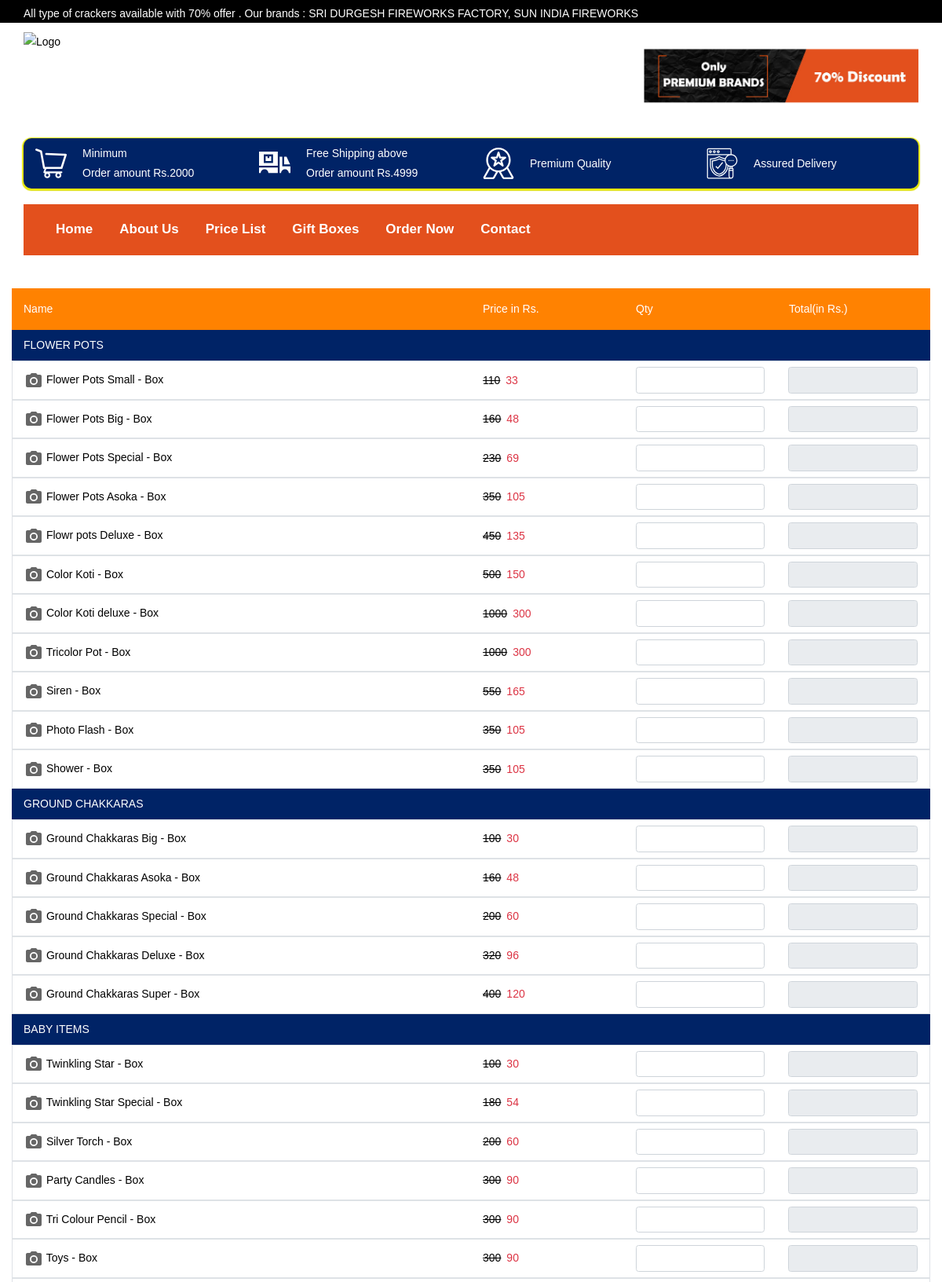
The page / (upper part) on the database its author committed.
### tables this page shows
CREATE TABLE `tbl_category` (
  `Cid` int(100) NOT NULL,
  `category` text NOT NULL,
  `varstatus` varchar(20) NOT NULL,
  `date` date NOT NULL
);

CREATE TABLE `tbl_product` (
  `Pid` int(100) NOT NULL,
  `categoryid` int(100) NOT NULL,
  `product` text NOT NULL,
  `um_type` varchar(100) NOT NULL,
  `product_image` varchar(100) NOT NULL,
  `original_price` int(100) NOT NULL,
  `offer_price` int(100) NOT NULL,
  `varstatus` varchar(50) NOT NULL,
  `date` date NOT NULL
);

### index.php (the view, shortened to what this page needs)
<?php
include("asradmin/include/db_connect.php");
?>
<!DOCTYPE html>
<html dir="ltr" lang="en-US">
<head>
<link href="css2" rel="stylesheet" onload="this.onload=null;this.rel=&#39;stylesheet&#39;">
<link href="plugins.css" rel="stylesheet" type="text/css">
<link href="style.css" rel="stylesheet" type="text/css">
<link rel="stylesheet" href="floating-wpp.min.css">
<link href="sweetalert2.css" rel="stylesheet" type="text/css">
</head>
<body class="" style="overflow: auto;">
<div id="page" class="page clearfix">
  <div class="topheader ">
    <div class="container">
      <div class="row">
        <div class="col-md-12">
          <marquee class="marquee">
          All type of crackers available with 70% offer . Our brands : SRI DURGESH FIREWORKS FACTORY, SUN INDIA FIREWORKS
          </marquee>
        </div>
      </div>
    </div>
  </div>
  <header class="header">
    <div class="main">
      <div class="container ">
        <div class="row">
          <div class="col-12 col-sm-6 text-center text-sm-left"> <a href="index.php" class="logo"> <img alt="Logo" src="headerlogo.jpg" > </a> </div>
           <div class="col-12 col-sm-6 d-flex align-items-center justify-content-center justify-content-sm-end"> <a href="https://web.whatsapp.com/send?text=dfd&phone=917373045517
" target="_blank"> <img alt="header right" class="header_img_right" src="images/headcontact.png" style="width: 350px; height:127px;"> </a> </div>
        </div>
      </div>
    </div>
  </header>
  <div class="container ">
    <div class="row bg-red text-white ml-0 mr-0">
      <div class="col-6 col-md-3 pt-2 pb-2 d-flex align-items-center justify-content-start">
        Minimum<br>
        Order amount Rs.2000 </div>
      <div class="col-6 col-md-3 pt-2 pb-2 d-flex align-items-center justify-content-start">
        <div> Free Shipping <span class="d-none d-sm-inline">above</span><br>
          Order amount Rs.4999</div>
      </div>
      <div class="col-6  col-sm-3 pt-2 pb-2 d-flex align-items-center justify-content-start">
        Premium Quality </div>
      <div class="col-6 col-sm-3 pt-2 pb-2 d-flex align-items-center justify-content-start">
        Assured Delivery </div>
    </div>
  </div>
  <div class="container mb-5">
  <nav class="navbar navbar-expand-lg navbar-dark bg-dark1">
              <div class="collapse navbar-collapse" id="navbarNavAltMarkup">
                  <div class="navbar-nav">
                      <a class="nav-item nav-link active" href="./index.php">Home <span class="sr-only">(current)</span></a>
                      <a class="nav-item nav-link" href="./about-us.php">About Us</a>
                      <a class="nav-item nav-link" href="./price-list.php">Price List</a>
                      <a class="nav-item nav-link" href="./gift-boxes.php">Gift Boxes</a>
                      <a class="nav-item nav-link" href="./index.php">Order Now</a>
                      <a class="nav-item nav-link" href="./contact.php">Contact</a>
                  </div>
                </div>
             </nav>
</div>
  <form method="POST" action="" accept-charset="UTF-8" name="formorder" id="update_form" enctype="multipart/form-data" class="form-vertical
validate_form" autocomplete="off" novalidate="novalidate">
    <div class="container mb-5">
      <div class="row bg-dark text-white">
        <div class="col-6 pt-3 pb-3"> Name </div>
        <div class="col-2 d-none d-sm-block  pt-3 pb-3"> Price in Rs. </div>
        <div class="col-3 col-sm-2 pt-3 pb-3"> Qty </div>
        <div class="col-3 col-sm-2  pt-3 pb-3"> Total(in Rs.) </div>
      </div>
  <?php
$objResult = mysqli_query($mysqli,"SELECT * FROM tbl_category");
while($Fetch       = mysqli_fetch_array($objResult))
{
	$categoryid=$Fetch['Cid'];
  ?>
      <div class="row bgRed text-white">
        <div class="col-12  pt-2 pb-2"> <?php echo $Fetch['category']; ?> </div>
      </div>
       <?php
$objResult1 = mysqli_query($mysqli,"SELECT * FROM tbl_product where categoryid='$categoryid'");
while($Fetch1       = mysqli_fetch_array($objResult1))
{
  ?>
      <div class="row border-1  pt-2 pb-2 align-items-center border">
        <div class="col-6 "> <a class="popup-link" href="images/gallery/<?php echo $Fetch1['product_image'];?>">
           <?php echo $Fetch1['product']; ?> - <?php echo $Fetch1['um_type']; ?>
          </a> </div>
        <div class="col-2 d-none d-sm-block"> <del><?php echo $Fetch1['original_price']; ?></del><span class="text-danger pl-2 "><?php echo $Fetch1['offer_price']; ?></span> </div>
        <div class="col-3 col-sm-2">
          <input type="number" name="qty[]" id="qty_<?php echo $Fetch1['Pid']; ?>" oninput="change_qty(<?php echo $Fetch1['Pid']; ?>)" class="form-control">
        </div>
        <div class="col-3 col-sm-2">
          <input type="number" name="total[]" id="total_<?php echo $Fetch1['Pid']; ?>" class="form-control" readonly="">
        </div>
      </div>
 <?php
}
}
?>
    </div>
  </form>
</div>
</body>
</html>

### style.css (style rules this page uses)
* { margin: 0px; padding: 0px; border: none; outline: none; }
html, body { font-size: 14px; font-weight: 400; }
body { background-color: #ffffff; font-family: "Poppins", sans-serif; color: #000; line-height: 1.8; }
a, a:focus, a:hover { text-decoration: none; color: inherit; -webkit-transition: all .3s; transition: all .3s }
.bgRed { background: #002366; }
.logo { max-height: 60px; border-radius: 5px; padding: 2px 0px; }
.header { background: #fff; border-bottom: 0px; }
.navbar-nav a { display: block; color: #ffffff!important; text-align: center; padding: 10px 10px; font-size: 17px; margin-right: 20px; font-weight: bold; }
.bg-red { background: #002366; min-height: 60px; margin-top: 20px; margin-bottom: 20px; border-radius: 10px; -webkit-box-shadow: 0px 1px 1px 2px rgba(230,230,14,1); -moz-box-shadow: 0px 1px 1px 2px rgba(230,230,14,1); box-shadow: 0px 1px 1px 2px rgba(230,230,14,1); }
.bg-red svg { width: 40px; margin-right: 20px; fill:#fff; height: auto; }
.logo img { margin: 5px 0px; }
@media (min-width: 992px) { .navbar-expand-lg .navbar-nav { position: relative; } }
@media (min-width: 1200px) { .container { max-width: 1170px; } }
.topheader { background: #000; line-height: 22px; color:#fff; }
.topheader .marquee { line-height: 24px; margin-top:5px; }
.form-control::placeholder { color:#999;opacity:1 }
@media (min-width: 768px) { .navbar-expand-lg .navbar-collapse { padding-left: 20px; } }
.logo img { max-height:105px; }

### index.php (style rules this page uses)
.logo img { margin-top:12px; }

### rows shown on the page
tbl_category: category "FLOWER POTS"
tbl_product: product "Flower Pots Small", um_type "Box", original_price "110", offer_price "33"
tbl_product: product "Flower Pots Big", um_type "Box", original_price "160", offer_price "48"
tbl_product: product "Flower Pots Special", um_type "Box", original_price "230", offer_price "69"
tbl_product: product "Flower Pots Asoka", um_type "Box", original_price "350", offer_price "105"
tbl_product: product "Flowr pots Deluxe", um_type "Box", original_price "450", offer_price "135"
tbl_product: product "Color Koti", um_type "Box", original_price "500", offer_price "150"
tbl_product: product "Color Koti deluxe", um_type "Box", original_price "1000", offer_price "300"
tbl_product: product "Tricolor Pot", um_type "Box", original_price "1000", offer_price "300"
tbl_product: product "Siren", um_type "Box", original_price "550", offer_price "165"
tbl_product: product "Photo Flash", um_type "Box", original_price "350", offer_price "105"
tbl_product: product "Shower", um_type "Box", original_price "350", offer_price "105"
tbl_category: category "GROUND CHAKKARAS"
tbl_product: product "Ground Chakkaras Big", um_type "Box", original_price "100", offer_price "30"
tbl_product: product "Ground Chakkaras Asoka", um_type "Box", original_price "160", offer_price "48"
tbl_product: product "Ground Chakkaras Special", um_type "Box", original_price "200", offer_price "60"
tbl_product: product "Ground Chakkaras Deluxe", um_type "Box", original_price "320", offer_price "96"
tbl_product: product "Ground Chakkaras Super", um_type "Box", original_price "400", offer_price "120"
tbl_category: category "BABY ITEMS"
tbl_product: product "Twinkling Star", um_type "Box", original_price "100", offer_price "30"
tbl_product: product "Twinkling Star Special", um_type "Box", original_price "180", offer_price "54"
tbl_product: product "Silver Torch", um_type "Box", original_price "200", offer_price "60"
tbl_product: product "Party Candles", um_type "Box", original_price "300", offer_price "90"
tbl_product: product "Tri Colour Pencil", um_type "Box", original_price "300", offer_price "90"
tbl_product: product "Toys", um_type "Box", original_price "300", offer_price "90"
